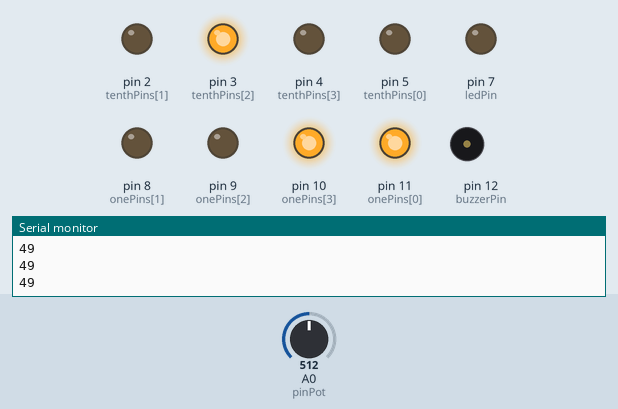
Simulated run of this sketch. Board: Arduino Uno, built with avr-gcc and run on an emulated ATmega328P. Shown: output pins drawn as LEDs (lit = HIGH), buzzer (waves = sounding), the last lines printed to the serial monitor. Dashed ring = blinking. The inputs (shaded band) are chosen by the test bench; at power-on: A0 (pinPot) = 512.

Above: at 1.3 s.
1.4 s: A0 (pinPot) set to 971
At 2.8 s:
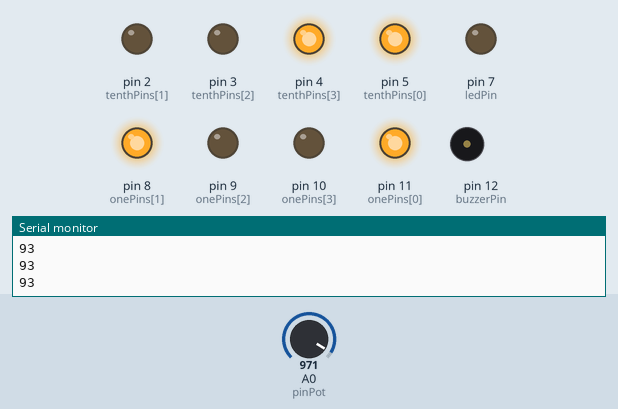
3.2 s: A0 (pinPot) set to 997
At 3.8 s:
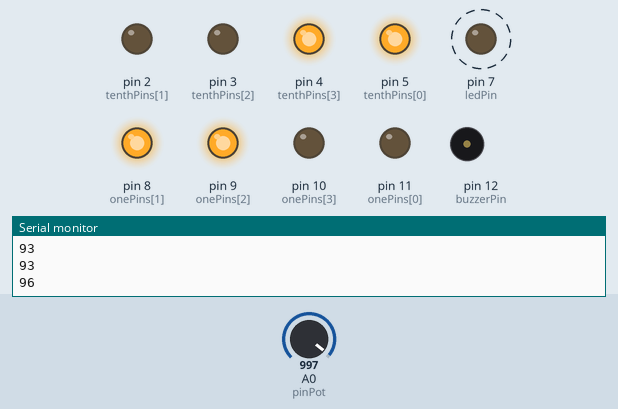
6.3 s: A0 (pinPot) set to 1023
At 7.4 s:
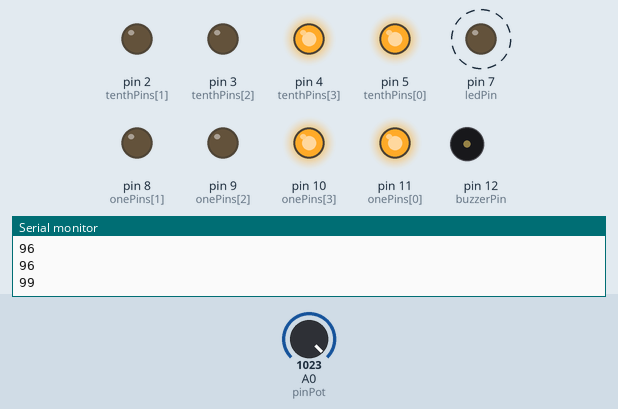
9.4 s: A0 (pinPot) set to 900
At 10.8 s:
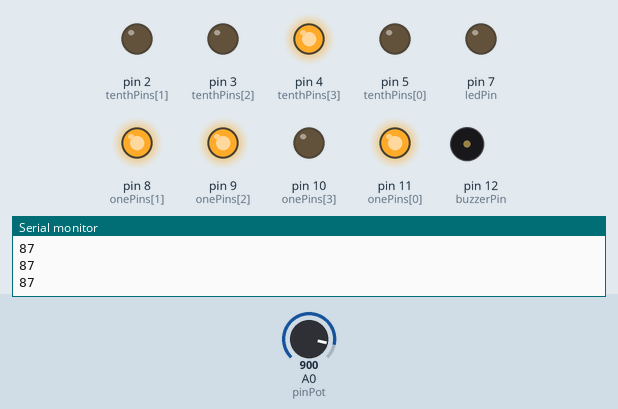
11.1 s: A0 (pinPot) set to 716
At 12.5 s:
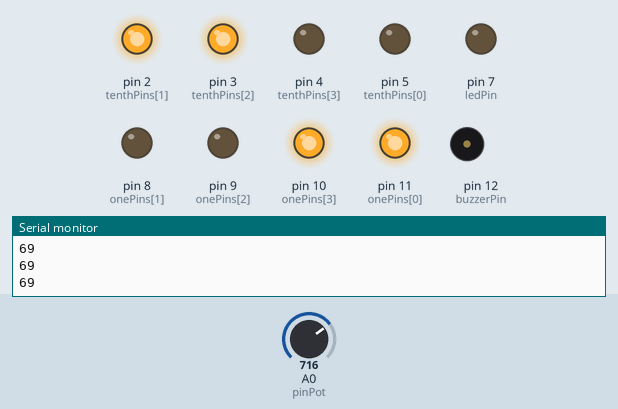
12.8 s: A0 (pinPot) set to 306
At 13.9 s:
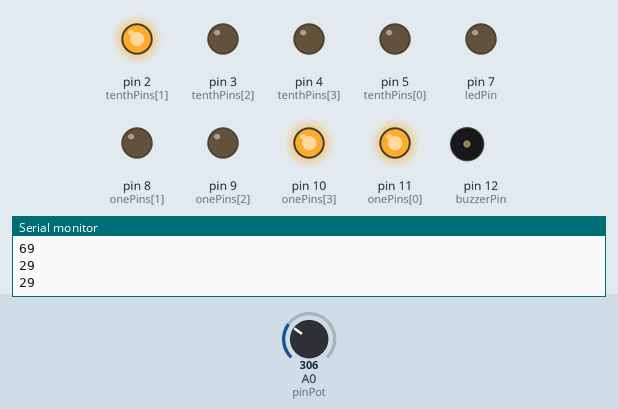
Timing chart, 0 to 15.4 s (numbered marks = the images above; inputs shaded):
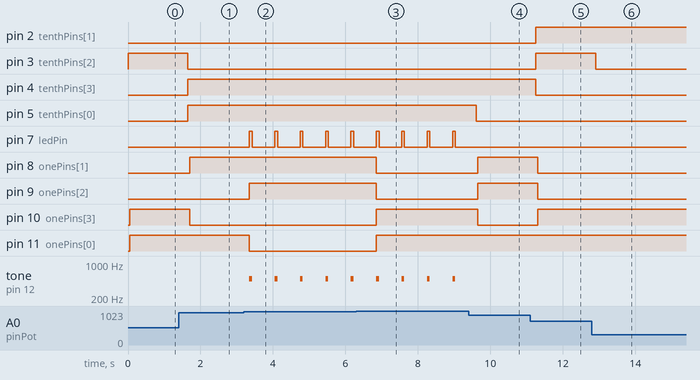

The sketch:

r3_module_1_preset1.ino
```cpp
// C++ code
//
int ledPin =7;
int buzzerPin = 12;

int pinPot = 0;  //Potentiometer Pin

//Left 7-segment display pins, the display is the used for tenth place value
// {input 1, input 2, input 3, input 4}
int tenthPins []= {5,2,3,4};

//Right 7-segment display, used for the one's place of the value
// {input 1, input 2, input 3, input 4}
int onePins [] = {11,8,9,10};

//[outputNum or decimal number][binaryEquivalent] = pins:(1,2,3,4)
//binary equivalent of the decimal numbers between 0 and 9 stored into 2D Array
int decToBinPreset [10][4] = {{0,0,0,0}, //0
                      		    {1,0,0,0}, //1
                        	    {0,1,0,0}, //2
                              {1,1,0,0}, //3
                              {0,0,1,0}, //4
                              {1,0,1,0}, //5
                              {0,1,1,0}, //6
                              {1,1,1,0}, //7
                              {0,0,0,1}, //8
                              {1,0,0,1}};//9

void setup()
{
  //set arduino pins related to the decoder input pins as OUTPUT pins
  pinMode(tenthPins[0], OUTPUT);
  pinMode(tenthPins[1], OUTPUT);
  pinMode(tenthPins[2], OUTPUT);
  pinMode(tenthPins[3], OUTPUT);
  pinMode(onePins[0], OUTPUT);
  pinMode(onePins[1], OUTPUT);
  pinMode(onePins[2], OUTPUT);
  pinMode(onePins[3], OUTPUT);

  Serial.begin(9600);

  //set ledPin and buzzerPin as OUTPUT
  pinMode(ledPin, OUTPUT);
  pinMode(buzzerPin, OUTPUT);
}

void loop()
{
  //Get the potentiometer value using analogRead 0 to 1023
  int potVal = analogRead(pinPot);

  //map is used to map a number from one bound to its equilavent in other bound
  //analogRead gives value between 0 and 1023, and its converted to its equivalent from 0 to 99.
  potVal = map(potVal, 0,1023,0,99);

  Serial.println(potVal);
  int tenth = potVal/10; //tenth place value of the potentiometer value by dividing it by 10
  int ones = potVal%10;  //ones place value of the potentiometer value, remainder after closest 10th multiple

  //display the tenth number on the left 7-segment display using displayNumber function
  //displayNumber(tenthValue, left decoder pins)
  displayNumber(tenth, tenthPins);
  delay(50);  //50 ms pause

  //display the ones number on the right 7-segment display using displayNumber function
  //displayNumber(onesValue, right decoder pins)
  displayNumber(ones, onePins);

  if(potVal >=95){  //if potentiometer value is greater than or equal to 95
  	digitalWrite(ledPin, HIGH);   //LED Pin HIGH (ON)
    tone(buzzerPin, 500);  //buzzer tone at 500hz
    delay(75);    //75 ms pause
  	digitalWrite(ledPin, LOW);  //LED Pin LOW (OFF)
    noTone(buzzerPin);   //turn off piezo buzzer
    delay(75);   //75 ms pause
  }
  delay(500);
}

void displayNumber(int value, int pins[]){
  // for loop is used to set each pins as HIGH or LOW based on the number
  for (int i=0; i<4; i++){
    //pins[i] = pin#'s from the ith row index of the array
    //decToBinPreset[value][i]: value is the first index (row) which represents the number to be displayed,
    //[i]: represents config for the pin[i], HIGH(1) or LOW(0) based on the number
  	digitalWrite(pins[i], decToBinPreset[value][i]);
  }
}
```

Measured:
- the behaviour switches between 981 and 982 on A0 (pinPot) (found by bisection; images 1 and 2)
- after the input at 1.4 s, pin 3 (tenthPins[2]): HIGH → LOW after 0.25 s; pin 4 (tenthPins[3]), pin 5 (tenthPins[0]): LOW → HIGH after 0.25 s; pin 8 (onePins[1]): LOW → HIGH after 0.30 s; pin 10 (onePins[3]): HIGH → LOW after 0.30 s
- after the input at 3.2 s, pin 7 (ledPin): alternates HIGH for 0.08 s and LOW for 0.63 s, starting after 0.15 s; pin 9 (onePins[2]): LOW → HIGH after 0.15 s; pin 11 (onePins[0]): HIGH → LOW after 0.15 s; tone on pin 12 (buzzerPin): alternates 500 Hz for 0.08 s and silent for 0.63 s, starting after 0.15 s
- after the input at 6.3 s, pin 8 (onePins[1]), pin 9 (onePins[2]): HIGH → LOW after 0.55 s; pin 10 (onePins[3]), pin 11 (onePins[0]): LOW → HIGH after 0.55 s
- after the input at 9.4 s, pin 5 (tenthPins[0]): HIGH → LOW after 0.21 s; pin 7 (ledPin): stops changing and stays LOW; pin 8 (onePins[1]), pin 9 (onePins[2]): LOW → HIGH after 0.26 s; pin 10 (onePins[3]): HIGH → LOW after 0.26 s; tone on pin 12 (buzzerPin): stops changing and stays silent
- after the input at 11.1 s, pin 2 (tenthPins[1]), pin 3 (tenthPins[2]): LOW → HIGH after 0.16 s; pin 4 (tenthPins[3]): HIGH → LOW after 0.16 s; pin 8 (onePins[1]), pin 9 (onePins[2]): HIGH → LOW after 0.21 s; pin 10 (onePins[3]): LOW → HIGH after 0.21 s
- after the input at 12.8 s, pin 3 (tenthPins[2]): HIGH → LOW after 0.11 s
